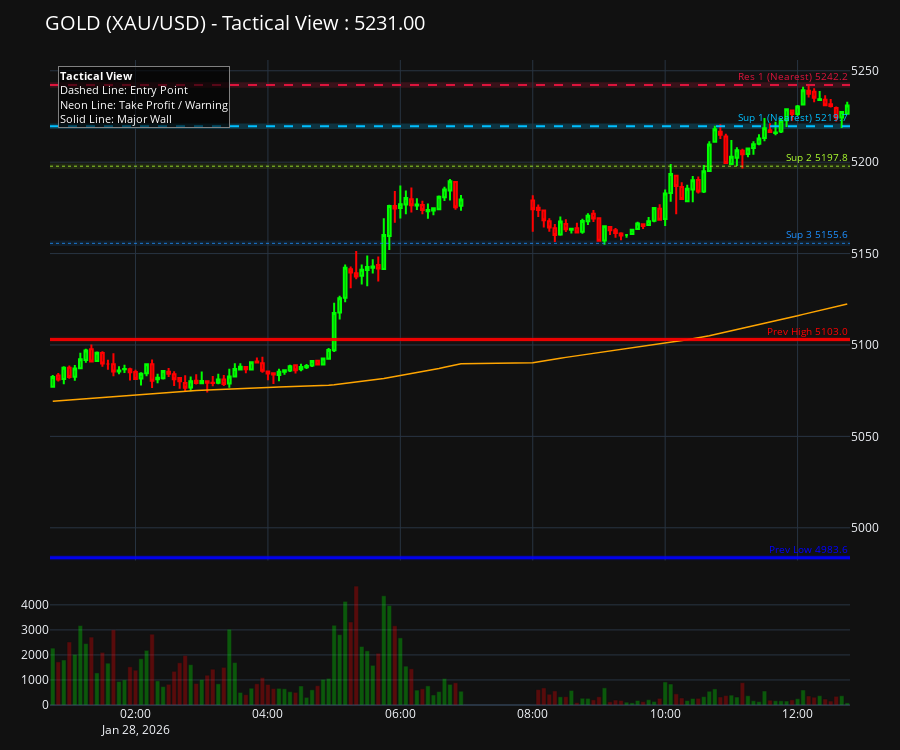

The code cell stored with this chart in its notebook:
### Code cell
import yfinance as yf
import pandas as pd
import numpy as np
from datetime import timedelta
from scipy.signal import argrelextrema
import plotly.graph_objects as go
from plotly.subplots import make_subplots

class GoldChartGenerator:
    def __init__(self, symbol="GC=F"):
        self.symbol = symbol
        self.df = None
    
    def fetch_data(self, period="5d", interval="5m"):
        print(f"--- {self.symbol} データ取得中 ---")
        try:
            df = yf.download(self.symbol, interval=interval, period=period, progress=False)
            if df.empty: return None
            
            if isinstance(df.columns, pd.MultiIndex): 
                df.columns = df.columns.get_level_values(0)
            
            for col in ["Open", "High", "Low", "Close", "Volume"]:
                df[col] = pd.to_numeric(df[col], errors="coerce")
            
            df.dropna(inplace=True)
            if df.index.tz is None: 
                df.index = df.index.tz_localize('UTC')
            df.index = df.index.tz_convert('Asia/Tokyo')
            df.index.name = "Datetime"
            
            df['MA200'] = df['Close'].rolling(window=200).mean()
            self.df = df
            return df
        except Exception as e:
            print(f"データ取得エラー: {e}")
            return None

    def _get_yesterday_levels(self):
        if self.df is None: return None, None
        last_date = self.df.index[-1].date()
        prev_data = self.df[self.df.index.date < last_date]
        if prev_data.empty: return None, None
        
        target_date = prev_data.index[-1].date()
        target = prev_data[prev_data.index.date == target_date]
        return target['High'].max(), target['Low'].min()

    def _get_strong_levels(self, df, window=5, merge_dist=2.5, min_touches=2):
        """
        修正: merge_dist を 4.0 -> 2.5 へ変更
        （まとめすぎず、適度に近いラインも残す）
        """
        levels = []
        for col, comp in [('High', np.greater), ('Low', np.less)]:
            vals = df[col].values
            idxs = argrelextrema(vals, comparator=comp, order=window)[0]
            for idx in idxs:
                levels.append(df.iloc[idx][col])
        
        # 期間内の最高値・最安値
        levels.append(df['High'].max())
        levels.append(df['Low'].min())
        
        levels.sort()
        if not levels: return []

        clusters = []
        current_cluster = [levels[0]]
        for i in range(1, len(levels)):
            if levels[i] - current_cluster[-1] < merge_dist:
                current_cluster.append(levels[i])
            else:
                clusters.append(current_cluster)
                current_cluster = [levels[i]]
        clusters.append(current_cluster)

        strong_zones = []
        for cluster in clusters:
            avg_level = np.mean(cluster)
            is_extreme = (np.isclose(avg_level, df['High'].max(), atol=1.5) or 
                          np.isclose(avg_level, df['Low'].min(), atol=1.5))
            
            if len(cluster) >= min_touches or is_extreme:
                strong_zones.append(avg_level)
                
        return strong_zones

    def generate_chart(self, display_hours=8):
        if self.df is None:
            print("データがありません")
            return
        
        plot_start = self.df.index[-1] - timedelta(hours=display_hours)
        df_plot = self.df[self.df.index >= plot_start].copy()
        if df_plot.empty: return

        current_price = float(self.df['Close'].iloc[-1])
        
        # サポレジ取得（マージ距離2.5）
        y_high, y_low = self._get_yesterday_levels()
        levels = self._get_strong_levels(self.df, window=5, merge_dist=2.5, min_touches=2)
        
        levels = sorted(list(set(levels)))

        # フィルター: 現在価格から±2.0%（少し広めに見る）
        threshold = current_price * 0.02 
        relevant_levels = [x for x in levels if abs(x - current_price) < threshold]

        res_levels = [x for x in relevant_levels if x > current_price]
        sup_levels = [x for x in relevant_levels if x < current_price]
        
        sup_levels.sort(reverse=True)
        res_levels.sort()
        
        # --- Plotly Drawing ---
        fig = make_subplots(
            rows=2, cols=1, shared_xaxes=True, 
            vertical_spacing=0.03, row_heights=[0.8, 0.2]
        )

        # 1. Price
        fig.add_trace(go.Candlestick(
            x=df_plot.index,
            open=df_plot['Open'], high=df_plot['High'],
            low=df_plot['Low'], close=df_plot['Close'],
            name='Price',
            increasing_line_color='#00ff00', decreasing_line_color='#ff0000'
        ), row=1, col=1)

        # 2. MA200
        fig.add_trace(go.Scatter(
            x=df_plot.index, y=df_plot['MA200'],
            mode='lines', name='MA200',
            line=dict(color='orange', width=1.5)
        ), row=1, col=1)

        # 3. Volume
        colors = ['#00ff00' if c >= o else '#ff0000' for c, o in zip(df_plot['Close'], df_plot['Open'])]
        fig.add_trace(go.Bar(
            x=df_plot.index, y=df_plot['Volume'],
            name='Volume', marker_color=colors, opacity=0.3
        ), row=2, col=1)

        # --- Zone Helper ---
        NEON_COLORS = ['#FFD700', '#00FFFF', '#FF00FF', '#ADFF2F', '#1E90FF']
        
        def add_zone_level(level, color, style, width, l_opacity, z_opacity, name):
            # ゾーン幅設定
            zone_width = 1.5
            
            # 帯
            fig.add_hrect(
                y0=level - zone_width, y1=level + zone_width,
                fillcolor=color, opacity=z_opacity, layer="below", line_width=0,
                row=1, col=1
            )
            # 線
            fig.add_hline(
                y=level, line_dash=style, line_color=color, line_width=width, opacity=l_opacity,
                row=1, col=1, annotation_text=name, annotation_position="top right",
                annotation_font=dict(size=10, color=color)
            )

        # --- 昨日の高安（最重要・常に表示）---
        if y_high: add_zone_level(y_high, 'red', 'solid', 3, 0.9, 0.15, f"Prev High {y_high:.1f}")
        if y_low: add_zone_level(y_low, 'blue', 'solid', 3, 0.9, 0.15, f"Prev Low {y_low:.1f}")

        # --- レジスタンス描画ロジック ---
        # 直近3本まではハッキリ色分けして表示する
        for i, level in enumerate(res_levels):
            if i == 0:
                # 直近：エントリー用（赤・Crimson）
                color = '#DC143C'
                style = 'dash'
                width = 2
                l_op, z_op = 1.0, 0.2
                label = f"Res 1 (Nearest) {level:.1f}"
            elif i <= 2:
                # 2本目・3本目：警戒ゾーン（ネオンカラー）
                color = NEON_COLORS[i % len(NEON_COLORS)]
                style = 'dot'
                width = 1
                l_op, z_op = 0.8, 0.1
                label = f"Res {i+1} {level:.1f}"
            else:
                # 4本目以降：薄く（背景情報）
                color = 'rgba(255, 215, 0, 0.3)'
                style = 'dot'
                width = 1
                l_op, z_op = 0.4, 0.05
                label = "" # うるさいのでラベルなし

            add_zone_level(level, color, style, width, l_op, z_op, label)

        # --- サポート描画ロジック ---
        for i, level in enumerate(sup_levels):
            if i == 0:
                # 直近：エントリー用（青・DeepSkyBlue）
                color = '#00BFFF'
                style = 'dash'
                width = 2
                l_op, z_op = 1.0, 0.2
                label = f"Sup 1 (Nearest) {level:.1f}"
            elif i <= 2:
                # 2本目・3本目：警戒ゾーン
                color = NEON_COLORS[(i + 2) % len(NEON_COLORS)]
                style = 'dot'
                width = 1
                l_op, z_op = 0.8, 0.1
                label = f"Sup {i+1} {level:.1f}"
            else:
                # 4本目以降
                color = 'rgba(255, 215, 0, 0.3)'
                style = 'dot'
                width = 1
                l_op, z_op = 0.4, 0.05
                label = ""

            add_zone_level(level, color, style, width, l_op, z_op, label)

        # Layout
        fig.update_layout(
            title=dict(text=f"GOLD (XAU/USD) - Tactical View : {current_price:.2f}", font=dict(size=20, color="white")),
            template="plotly_dark",
            xaxis_rangeslider_visible=False,
            height=750,
            showlegend=False,
            margin=dict(l=50, r=50, t=60, b=20),
            yaxis=dict(side="right")
        )
        
        # ガイドテキスト修正
        fig.add_annotation(
            xref="paper", yref="paper",
            x=0.01, y=0.99,
            text="<b>Tactical View</b><br>Dashed Line: Entry Point<br>Neon Line: Take Profit / Warning<br>Solid Line: Major Wall",
            showarrow=False,
            font=dict(color="white", size=11),
            align="left",
            bgcolor="rgba(0,0,0,0.6)",
            bordercolor="gray"
        )

        fig.show()

if __name__ == "__main__":
    gen = GoldChartGenerator()
    df = gen.fetch_data(period="5d", interval="5m")
    if df is not None:
        gen.generate_chart(display_hours=12)

### Figure 1 — Plotly figure (JSON) as saved in the notebook; plotly's stock layout.template omitted (floating-point values rounded to 4 significant figures; data arrays with more than 128 entries replaced by an {"elided": "..."} marker saying what was removed)
{"data": [{"close": {"elided": "133 float values"}, "decreasing": {"line": {"color": "#ff0000"}}, "high": {"elided": "133 float values"}, "increasing": {"line": {"color": "#00ff00"}}, "low": {"elided": "133 float values"}, "name": "Price", "open": {"elided": "133 float values"}, "type": "candlestick", "x": {"elided": "133 str values"}, "xaxis": "x", "yaxis": "y"}, {"line": {"color": "orange", "width": 1.5}, "mode": "lines", "name": "MA200", "type": "scatter", "x": {"elided": "133 str values"}, "xaxis": "x", "y": {"elided": "133 float values"}, "yaxis": "y"}, {"marker": {"color": {"elided": "133 str values"}}, "name": "Volume", "opacity": 0.3, "type": "bar", "x": {"elided": "133 str values"}, "xaxis": "x2", "y": {"elided": "133 int values"}, "yaxis": "y2"}], "layout": {"annotations": [{"font": {"color": "red", "size": 10}, "showarrow": false, "text": "Prev High 5103.0", "x": 1, "xanchor": "right", "xref": "x domain", "y": 5103, "yanchor": "bottom", "yref": "y"}, {"font": {"color": "blue", "size": 10}, "showarrow": false, "text": "Prev Low 4983.6", "x": 1, "xanchor": "right", "xref": "x domain", "y": 4984.0, "yanchor": "bottom", "yref": "y"}, {"font": {"color": "#DC143C", "size": 10}, "showarrow": false, "text": "Res 1 (Nearest) 5242.2", "x": 1, "xanchor": "right", "xref": "x domain", "y": 5242.0, "yanchor": "bottom", "yref": "y"}, {"font": {"color": "#00BFFF", "size": 10}, "showarrow": false, "text": "Sup 1 (Nearest) 5219.7", "x": 1, "xanchor": "right", "xref": "x domain", "y": 5220.0, "yanchor": "bottom", "yref": "y"}, {"font": {"color": "#ADFF2F", "size": 10}, "showarrow": false, "text": "Sup 2 5197.8", "x": 1, "xanchor": "right", "xref": "x domain", "y": 5198.0, "yanchor": "bottom", "yref": "y"}, {"font": {"color": "#1E90FF", "size": 10}, "showarrow": false, "text": "Sup 3 5155.6", "x": 1, "xanchor": "right", "xref": "x domain", "y": 5156.0, "yanchor": "bottom", "yref": "y"}, {"align": "left", "bgcolor": "rgba(0,0,0,0.6)", "bordercolor": "gray", "font": {"color": "white", "size": 11}, "showarrow": false, "text": "<b>Tactical View</b><br>Dashed Line: Entry Point<br>Neon Line: Take Profit / Warning<br>Solid Line: Major Wall", "x": 0.01, "xref": "paper", "y": 0.99, "yref": "paper"}], "height": 750, "margin": {"b": 20, "l": 50, "r": 50, "t": 60}, "shapes": [{"fillcolor": "red", "layer": "below", "line": {"width": 0}, "opacity": 0.15, "type": "rect", "x0": 0, "x1": 1, "xref": "x domain", "y0": 5102.0, "y1": 5104.0, "yref": "y"}, {"line": {"color": "red", "dash": "solid", "width": 3}, "opacity": 0.9, "type": "line", "x0": 0, "x1": 1, "xref": "x domain", "y0": 5103, "y1": 5103, "yref": "y"}, {"fillcolor": "blue", "layer": "below", "line": {"width": 0}, "opacity": 0.15, "type": "rect", "x0": 0, "x1": 1, "xref": "x domain", "y0": 4982.0, "y1": 4985.0, "yref": "y"}, {"line": {"color": "blue", "dash": "solid", "width": 3}, "opacity": 0.9, "type": "line", "x0": 0, "x1": 1, "xref": "x domain", "y0": 4984.0, "y1": 4984.0, "yref": "y"}, {"fillcolor": "#DC143C", "layer": "below", "line": {"width": 0}, "opacity": 0.2, "type": "rect", "x0": 0, "x1": 1, "xref": "x domain", "y0": 5241.0, "y1": 5244.0, "yref": "y"}, {"line": {"color": "#DC143C", "dash": "dash", "width": 2}, "opacity": 1, "type": "line", "x0": 0, "x1": 1, "xref": "x domain", "y0": 5242.0, "y1": 5242.0, "yref": "y"}, {"fillcolor": "#00BFFF", "layer": "below", "line": {"width": 0}, "opacity": 0.2, "type": "rect", "x0": 0, "x1": 1, "xref": "x domain", "y0": 5218.0, "y1": 5221.0, "yref": "y"}, {"line": {"color": "#00BFFF", "dash": "dash", "width": 2}, "opacity": 1, "type": "line", "x0": 0, "x1": 1, "xref": "x domain", "y0": 5220.0, "y1": 5220.0, "yref": "y"}, {"fillcolor": "#ADFF2F", "layer": "below", "line": {"width": 0}, "opacity": 0.1, "type": "rect", "x0": 0, "x1": 1, "xref": "x domain", "y0": 5196.0, "y1": 5199.0, "yref": "y"}, {"line": {"color": "#ADFF2F", "dash": "dot", "width": 1}, "opacity": 0.8, "type": "line", "x0": 0, "x1": 1, "xref": "x domain", "y0": 5198.0, "y1": 5198.0, "yref": "y"}, {"fillcolor": "#1E90FF", "layer": "below", "line": {"width": 0}, "opacity": 0.1, "type": "rect", "x0": 0, "x1": 1, "xref": "x domain", "y0": 5154.0, "y1": 5157.0, "yref": "y"}, {"line": {"color": "#1E90FF", "dash": "dot", "width": 1}, "opacity": 0.8, "type": "line", "x0": 0, "x1": 1, "xref": "x domain", "y0": 5156.0, "y1": 5156.0, "yref": "y"}], "showlegend": false, "title": {"font": {"color": "white", "size": 20}, "text": "GOLD (XAU/USD) - Tactical View : 5231.00"}, "xaxis": {"anchor": "y", "domain": [0, 1], "matches": "x2", "rangeslider": {"visible": false}, "showticklabels": false}, "xaxis2": {"anchor": "y2", "domain": [0, 1]}, "yaxis": {"anchor": "x", "domain": [0.224, 1], "side": "right"}, "yaxis2": {"anchor": "x2", "domain": [0, 0.194]}}}
